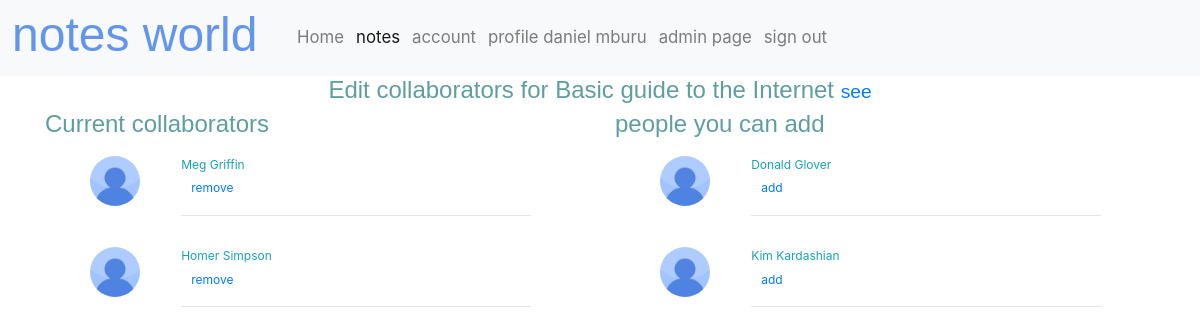
/notes/edit/collaboration/note2/ (signed in), run on the app's committed database.
### notes/models.py (models this page shows, shortened)
class Note(models.Model):
    privacy_options = (("PB", "public"), ("CO", "connected"), ("PR", "private"),)
    user = models.ForeignKey(User, on_delete=models.PROTECT)
    title = models.CharField(max_length=500)
    content = models.TextField()
    created = models.DateTimeField(auto_now_add=True)
    collaborative = models.BooleanField(default=False)
    last_modified = models.DateTimeField(auto_now=True)
    last_modifier = models.CharField(max_length=5, blank=True, null=True)
    privacy = models.CharField(max_length=2, choices=privacy_options, default="PR")
    collaborators = models.ManyToManyField(Profile, blank=True)
    objects = NoteManager()
    class Meta:
        ordering = ["-created"]
    def get_absolute_url(self):
        return reverse("notes:note-page", args=[str(self.id)])

### account/models.py (models this page shows, shortened)
class Profile(models.Model):
    gender_options = (("M", "MALE"), ("F", "FEMALE"), ("NON", "PREFER NOT TO SAY"),)
    user = models.OneToOneField(User, on_delete=models.CASCADE)
    image = models.ImageField(default="profile.jpg", blank=True, null=True)
    occupation = models.CharField(max_length=100, blank=True, null=True)
    gender = models.CharField(max_length=3, choices=gender_options, blank=True, null=True)
    pen_name = models.CharField(max_length=200)
    objects = models.Manager()

### notes/views.py (the view)
# urls.py: path("edit/collaboration/note<int:pk>/", views.CollaboratorsEdit.as_view(), name="edit-collaborators"),
class CollaboratorsEdit(LoginRequiredMixin, generic.TemplateView):
    template_name = "notes/collaborators.html"
    def get_note(self):
        return Note.objects.get(id=self.kwargs['pk'])
    def collaborators(self):
        return self.get_note().collaborators.all()
    def collaboration_suggestions(self):
        suggestions = []
        conns = Connection.objects.get_user_conn(self.request.user)
        not_ = self.collaborators()
        for conn in conns:
            if conn.profile not in not_:
                suggestions.append(conn)
        return suggestions
    def get_context_data(self, **kwargs):
        context = super().get_context_data(**kwargs)
        context['collaborators'] = self.collaborators()
        context['note'] = self.get_note()
        context['suggestions'] = self.collaboration_suggestions()
        return context

### account/models.py (called while the page is built)
    def get_user_conn(self, user):
        qset = (
                models.Q(conn_sender=user) |
                models.Q(conn_receiver=user.profile)
        )
        connected = []
        connected_obj = Connection.objects.filter(qset)
        for obj in connected_obj:
            if obj.approved:
                if obj.conn_sender == user:
                    connected.append(obj.conn_receiver.user)
                else:
                    connected.append(obj.conn_sender)
        return connected

### notes/templates/notes/collaborators.html (shortened to what this page needs)
{% extends "base.html" %}
{% load staticfiles %}
{% block style %}<link rel="stylesheet" type="text/css" href="{% static 'notes/css/collaborators.css' %}"/>{% endblock style %}
{% block notes %}active{% endblock notes %}
{% block content %}
    <div class="container">
        <div class="row">
            <div class="text-center col-md-12">
                <h2>Edit collaborators for {{ note.title }} <small><a href="{{ note.get_absolute_url }}">see</a></small></h2>
            </div>
            {% if collaborators %}
            <div class="col-md-6">
                <h2>Current collaborators</h3>
                {% for collaborator in collaborators %}
                <div class="row user">
                    <div class="col-sm-2">
                        <img class="user-img" alt="image of {{ collaborator.username }}" src="{{ collaborator.image.url }}">
                    </div>
                    <div class="col-sm-9 user-info">
                        <span class="text-info">{{ collaborator.user.get_full_name }}</span>
                        <br />
                        <a href="{% url 'notes:remove-collaborator' note.id collaborator.id %}" class="btn btn-link">remove</a>
                        <hr />
                    </div>
                </div>
                {% endfor %}
            </div>
            {% endif %}
            <div class="col-md-6">
                {% if suggestions %}
                <h2>people you can add</h2>
                {% for suggestion in suggestions %}
                <div class="row user">
                    <div class="col-sm-2">
                        <img class="user-img" alt="image of {{ suggestion.username }}" src="{{ suggestion.profile.image.url }}">
                    </div>
                    <div class="col-sm-9 user-info">
                        <span class="text-info">{{ suggestion.get_full_name }}</span>
                        <br />
                        <a href="{% url 'notes:add-collaborator' note.id suggestion.id %}" class="btn btn-link">add</a>
                        <hr />
                    </div>
                </div>
                {% endfor %}
                {% else %}
                    <h2>you seem to have no one you can add <small><a href="{% url 'base_account:connected' %}">click here to connect to more people</a></small></h2>
                {% endif %}
            </div>
        </div>
    </div>
{% endblock content %}

### note/templates/base.html (shortened to what this page needs)
<!DOCTYPE html>
{% load staticfiles %}
<html>
<head>
    <link rel="stylesheet" type="text/css" media="screen" href="http://127.0.0.1/assets/css/bootstrap.min.css" />
    <link href="https://stackpath.bootstrapcdn.com/bootstrap/4.1.3/css/bootstrap.min.css" rel="stylesheet">
    <link rel="stylesheet" type="text/css" media="screen" href="{% static 'css/base.css' %}" />
    {% block style %}{% endblock style %}
</head>
<body>
        <nav id="navbar" class="navbar navbar-expand-lg navbar-light bg-light">
            <h1>notes world</h1>
            <div class="collapse navbar-collapse" id="navbarSupportedContent">
              <ul class="navbar-nav mr-auto">
                <li class="nav-item">
                  <a class="nav-link {% block home %}{% endblock home %}" href="#">Home</a>
                </li>
                <li class="nav-item">
                  <a class="nav-link {% block notes %}{% endblock notes %}" href="{% url 'notes:index' %}">notes</a>
                </li>
                <li class="nav-item">
                    <a class="nav-link {% block account %}{% endblock account %}" href="{% url 'base_account:account-index' %}">account</a>
                </li>
                {% if user.is_authenticated %}
                    <li class="nav-item">
                        <a class="nav-link {% block profile %}{% endblock profile %}" href="{% url 'base_account:profile' %}">profile {{ user.get_full_name }}</a>
                    </li>{% if user.is_staff %}
                    <li class="nav-item">
                        <a class="nav-link" href="{% url 'admin:index' %}" target="_blank">admin page</a>
                    </li>{% endif %}
                    <li class="nav-item">
                        <a class="nav-link" href="{% url 'logout' %}">sign out</a>
                    </li>
                {% endif %}
              </ul>
            </div>
        </nav>
    <div id="main">
        {% block content %}
        {% endblock content %}
    </div>
</body>
</html>

### note/static/css/base.css (style rules this page uses)
html { font-size: 12px; font-family: "roboto", sans-serif; }
h1 { font-family: calibri, sans-serif; font-size: 4em; color: cornflowerblue; margin-right: 0.7em; }
h2 { font-family: calibri, sans-serif; color: cadetblue; }
#navbar a { font-size: 1.4em; }

### note/static/notes/css/collaborators.css (style rules this page uses)
.user-img { width: 50px; height: 50px; border-radius: 50%; margin-left: 25%; }
.user { margin: 1.2em; padding: 0.2em; }
.user-info { margin-left: 20px; }

### data on the page
Note: title "Basic guide to the Internet"
Profile: image (placeholder picture), user.get_full_name "Meg Griffin"
Profile: image (placeholder picture), user.get_full_name "Homer Simpson"

### other printed values
{{ user.get_full_name }} "daniel mburu"
{{ suggestion.get_full_name }} "Donald Glover"
{{ suggestion.get_full_name }} "Kim Kardashian"
